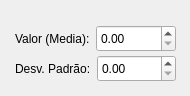
     <widget class="QWidget" name="normal_1_server_2">
      <widget class="QWidget" name="normal_ent_22" native="true">
       <property name="geometry">
        <rect>
         <x>10</x>
         <y>20</y>
         <width>171</width>
         <height>37</height>
        </rect>
       </property>
       <layout class="QHBoxLayout" name="normal_layout_ent_25" stretch="0,0">
        <property name="sizeConstraint">
         <enum>QLayout::SetDefaultConstraint</enum>
        </property>
        <property name="leftMargin">
         <number>5</number>
        </property>
        <property name="topMargin">
         <number>5</number>
        </property>
        <property name="rightMargin">
         <number>5</number>
        </property>
        <property name="bottomMargin">
         <number>5</number>
        </property>
        <item>
         <widget class="QLabel" name="label_30">
          <property name="sizePolicy">
           <sizepolicy hsizetype="Minimum" vsizetype="Minimum">
            <horstretch>0</horstretch>
            <verstretch>0</verstretch>
           </sizepolicy>
          </property>
          <property name="minimumSize">
           <size>
            <width>0</width>
            <height>0</height>
           </size>
          </property>
          <property name="text">
           <string>Valor (Media):</string>
          </property>
         </widget>
        </item>
        <item>
         <widget class="QDoubleSpinBox" name="normal_media_server_2">
          <property name="sizePolicy">
           <sizepolicy hsizetype="Expanding" vsizetype="Expanding">
            <horstretch>0</horstretch>
            <verstretch>0</verstretch>
           </sizepolicy>
          </property>
         </widget>
        </item>
       </layout>
      </widget>
      <widget class="QWidget" name="normal_ent_1_5" native="true">
       <property name="geometry">
        <rect>
         <x>10</x>
         <y>50</y>
         <width>171</width>
         <height>37</height>
        </rect>
       </property>
       <layout class="QHBoxLayout" name="normal_layout_ent_26" stretch="0,0">
        <property name="sizeConstraint">
         <enum>QLayout::SetDefaultConstraint</enum>
        </property>
        <property name="leftMargin">
         <number>5</number>
        </property>
        <property name="topMargin">
         <number>5</number>
        </property>
        <property name="rightMargin">
         <number>5</number>
        </property>
        <property name="bottomMargin">
         <number>5</number>
        </property>
        <item>
         <widget class="QLabel" name="label_31">
          <property name="sizePolicy">
           <sizepolicy hsizetype="Minimum" vsizetype="Minimum">
            <horstretch>0</horstretch>
            <verstretch>0</verstretch>
           </sizepolicy>
          </property>
          <property name="minimumSize">
           <size>
            <width>0</width>
            <height>0</height>
           </size>
          </property>
          <property name="text">
           <string>Desv. Padrão:</string>
          </property>
         </widget>
        </item>
        <item>
         <widget class="QDoubleSpinBox" name="normal_std_dev_server_2">
          <property name="sizePolicy">
           <sizepolicy hsizetype="Expanding" vsizetype="Expanding">
            <horstretch>0</horstretch>
            <verstretch>0</verstretch>
           </sizepolicy>
          </property>
         </widget>
        </item>
       </layout>
      </widget>
     </widget>
